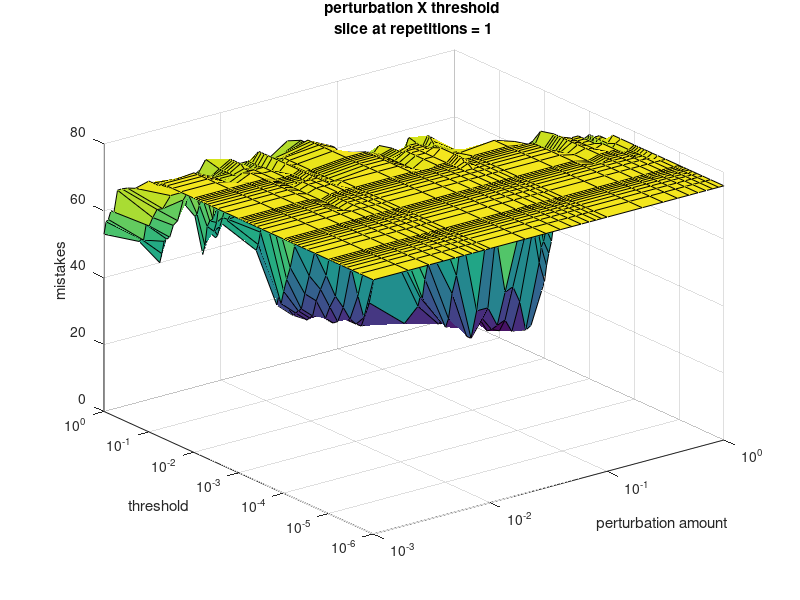
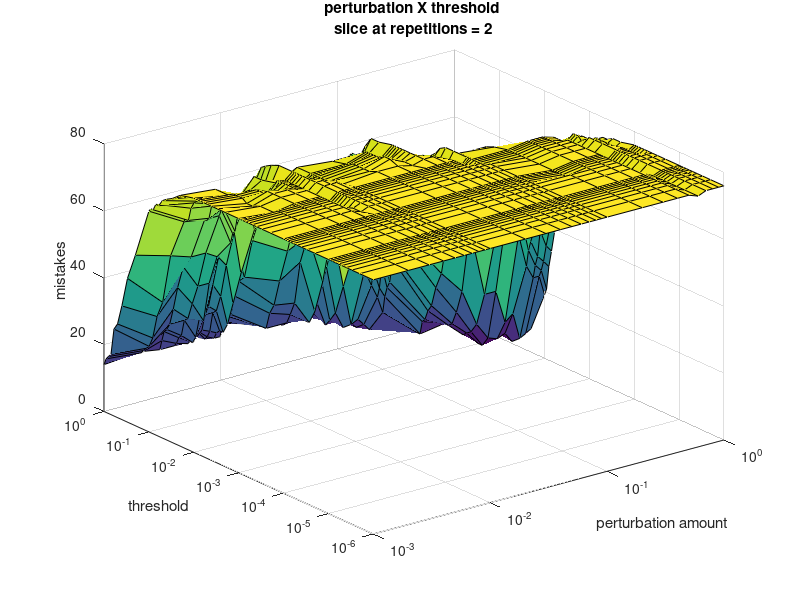
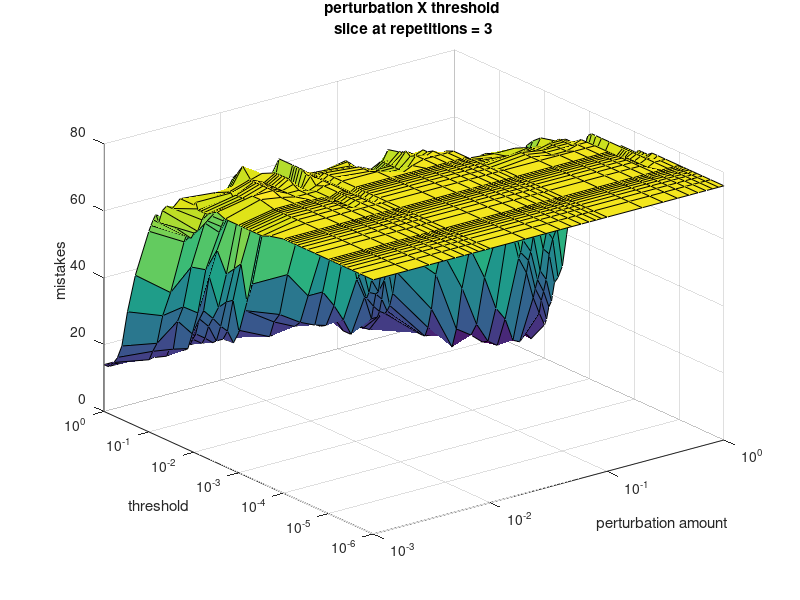
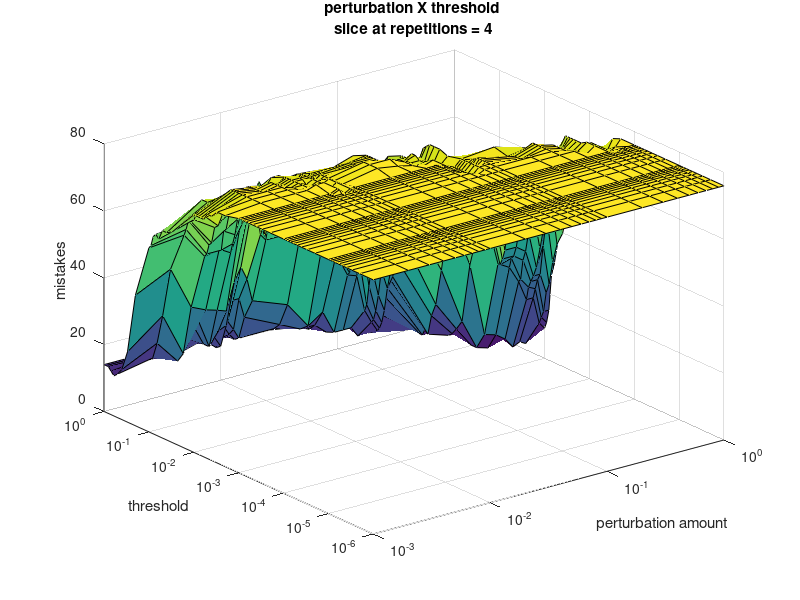

Write MATLAB code to recreate these figures, in order. (Note: a time limit stopped this script after it produced the figures.)
load( 'ws_data_2.mat' );

fname_pert = 'perturbations';
fname_reps = 'repetitions';

mkdir( fname_pert );
mkdir( fname_reps );

% save bulk
for ms = 1:numMatSamplesExternal_int
    
    mat_path = [ fname_reps '/mat' num2str(ms) ];
    mkdir( mat_path );
    
    surface_path = [mat_path '/surface'];
    mkdir( surface_path );

    
    % create the perturb x thresh surfaces
    sbisect_path = [ surface_path '/surface_bisect' ];
    mkdir( sbisect_path );
    
    lin_sbisect_path = [ sbisect_path '/linear' ];
    mkdir( lin_sbisect_path );
    for it = 1:length(numsamples_vec)
        clear surface;
        surface( :, : ) = numMistakes_inv( :, it, :, ms );
        fig = surf( perturbAmount_vec, mistakeThresh_real_vec, surface' );
        xlabel( 'perturbation amount' );
        ylabel( 'threshold' );
        zlabel( 'mistakes' );
        set(gca, 'XScale', 'log', 'YScale', 'log' );
        title( { 'perturbation X threshold ' ,[ 'slice at repetitions = ' num2str(numsamples_vec( it )) ] } );
        saveas( fig, [lin_sbisect_path '/rep_' num2str(it)] );
    end
    
    % create the perturb x lasso surfaces
    lasso_sbisect_path = [sbisect_path '/lasso' ];
    mkdir( lasso_sbisect_path );
    for it = 1:length(lambdas_vecreal)
        clear surface;
        surface( :, : ) = numMistakes_lasso( :, it, :, ms );
        fig = surf( perturbAmount_vec, lambdas_vecreal, surface' );
        xlabel( 'perturbation amount' );
        ylabel( 'lambda' );
        zlabel( 'mistakes' );
        set(gca, 'XScale', 'log', 'YScale', 'log' );
        title( { 'perturbation X lambda ' ,[ 'slice at repetitions = ' num2str(numsamples_vec( it )) ] } );
        saveas( fig, [lasso_sbisect_path '/rep_' num2str(it)] );
    end
    
    % create the perturb x sample linear surface
    invsurf = min( numMistakes_inv, [], 3 );
    fig = surf( perturbAmount_vec, numsamples_vec, invsurf( :, :, ms )' );
    xlabel( 'perturbation amount' );
    ylabel( 'samples' );
    zlabel( 'mistakes' );
    set(gca, 'XScale', 'log', 'YScale', 'log' );
    title( 'linear recovery method' );
    saveas( fig, [ surface_path '/surface_lin.fig' ] );
    
    % create the perturb x sample lasso surface
    lassosurf = min( numMistakes_lasso, [], 3 );
    fig = surf( perturbAmount_vec, numsamples_vec, lassosurf( :, :, ms )' );
    xlabel( 'perturbation amount' );
    ylabel( 'samples' );
    zlabel( 'mistakes' );
    set(gca, 'XScale', 'log', 'YScale', 'log' );
    title( 'linear recovery method' );
    saveas( fig, [ surface_path '/surface_lasso.fig' ] );
    
    
end

yvec_lasso = nan( 1, length( perturbAmount_vec ) );
yvec_inv = nan( 1, length( perturbAmount_vec ) );

for i=1:length( perturbAmount_vec )
    yvec_lasso( i ) = min( min( numMistakes_lasso_avg(i,:,:) ) );
    yvec_inv( i ) = min( min( numMistakes_inv_avg(i,:,:) ) );
end

fig = plot( perturbAmount_vec, yvec_lasso );
legend( 'mistakes across perturbations' );
xlabel( 'samples' ); ylabel( 'mistakes' );
title('min(lamdasxrepititions), avgMat, lasso recovery smethod');
saveas( fig, [ fname_pert '/lasso_avg' ] );

fig = plot( perturbAmount_vec, yvec_inv );
legend( 'mistakes across perturbations' );
title('min(thresholdxrepititions), avgMat, linear recovery method');
xlabel( 'samples' ); ylabel( 'mistakes' );
saveas( fig, [ fname_pert '/lin_avg' ] );

% save bulk
lasso_pert = [fname_pert '/lasso'];
mkdir( lasso_pert );
lin_pert = [fname_pert '/linear'];
mkdir( lin_pert );
for ms = 1:numMatSamplesExternal_int
    for i=1:length( perturbAmount_vec )
        yvec_lasso( i ) = min( min( numMistakes_lasso(i,:,:,ms) ) );
        yvec_inv( i ) = min( min( numMistakes_inv(i,:,:,ms) ) );
    end
    
    fig = plot( perturbAmount_vec, yvec_lasso );
    legend( 'mistakes across perturbations' );
    xlabel( 'perturbation' ); ylabel( 'mistakes' );
    title({'min(lamdasxrepititions), lasso recovery smethod', ['mat #' num2str(ms)]});
    saveas( fig, [ lasso_pert '/lasso_mat_' num2str(ms) ] );

    fig = plot( perturbAmount_vec, yvec_inv );
    legend( 'mistakes across perturbations' );
    title({'min(thresholdxrepititions), linear recovery method', ['mat #' num2str(ms)]});
    xlabel( 'perturbation' ); ylabel( 'mistakes' );
    saveas( fig, [ lin_pert '/inv_mat_' num2str(ms) ] );
end
